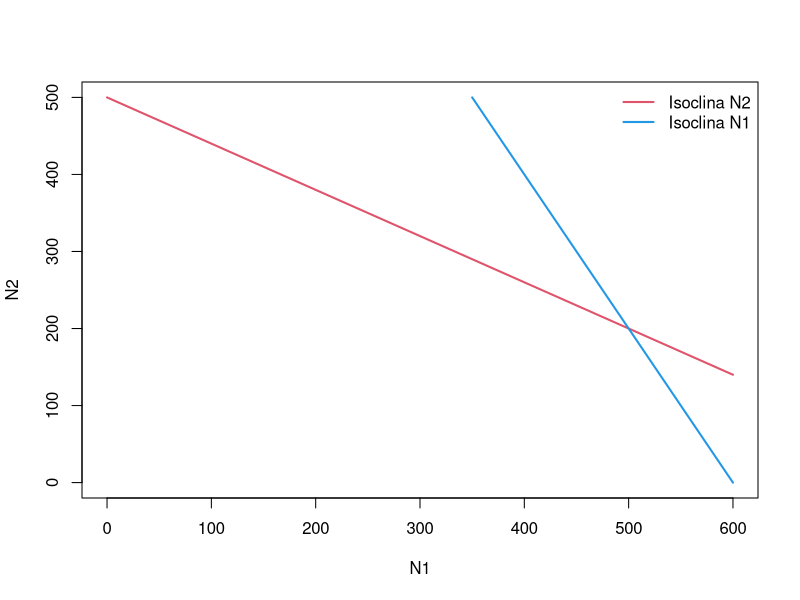
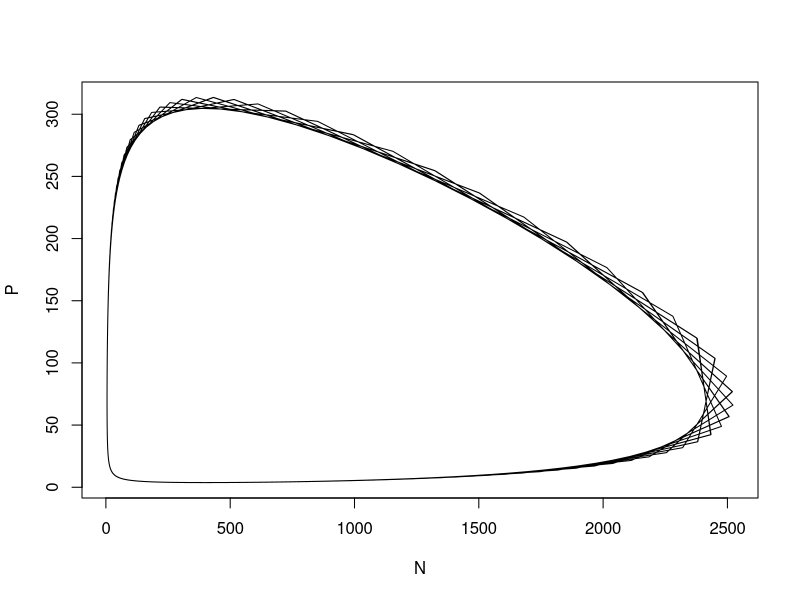
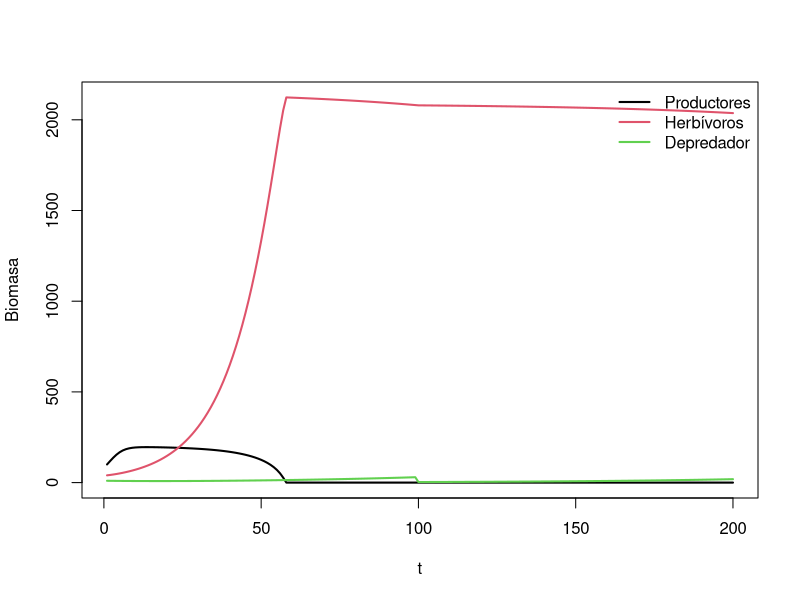
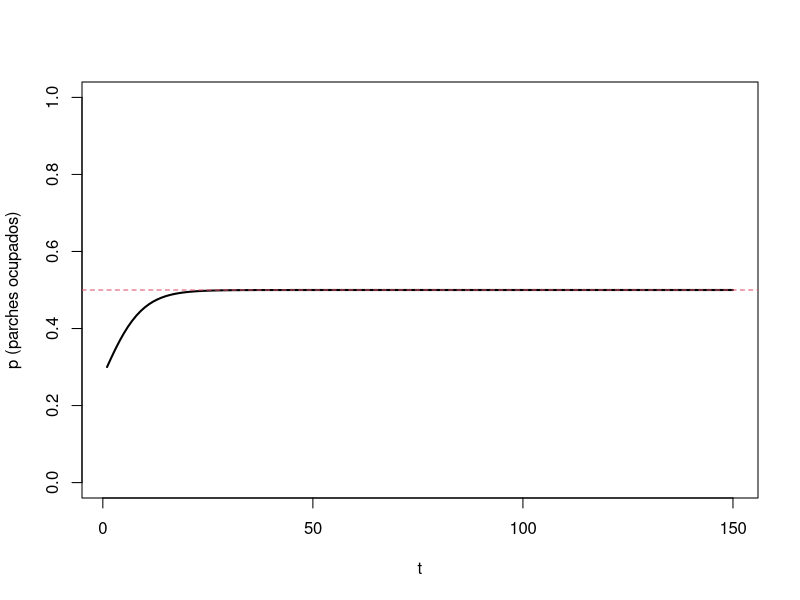

R code for these plots, in order:
## ---- chunk 1
# eval=FALSE  # activa para correr la demo
params <- list(r1=0.5, r2=0.4, K1=600, K2=500, a12=0.5, a21=0.6)
isoclinas <- function(p) {
  with(p, {
    n2 <- seq(0, K2, length.out=200)
    n1_iso <- pmax(0, K1 - a12*n2)
    n1 <- seq(0, K1, length.out=200)
    n2_iso <- pmax(0, K2 - a21*n1)
    plot(n1, n1*0, type='n', xlim=c(0,K1), ylim=c(0,K2),
         xlab='N1', ylab='N2')
    lines(n1, n2_iso, col=2, lwd=2)
    lines(n1_iso, n2, col=4, lwd=2)
    legend('topright', c('Isoclina N2','Isoclina N1'), col=c(2,4), lwd=2, bty='n')
  })
}
isoclinas(params)
## ---- chunk 2
# eval=FALSE
library(deSolve)
lv <- function(t, y, p) {
  N <- y[1]; P <- y[2]
  with(as.list(p), {
    dN <- r*N - a*N*P
    dP <- b*a*N*P - m*P
    list(c(dN, dP))
  })
}
p <- c(r=0.7, a=0.01, b=0.1, m=0.4)
y0 <- c(N=40, P=9)
tt <- seq(0, 200, by=0.5)
out <- as.data.frame(ode(y=y0, times=tt, func=lv, parms=p))
plot(out$N, out$P, type='l', xlab='N', ylab='P')
## ---- chunk 3
# eval=FALSE
t <- 1:200
P <- numeric(200); H <- P; A <- P
P[1] <- 100; H[1] <- 40; A[1] <- 10
for (i in 2:200) {
  P[i] <- max(0, P[i-1] + 0.4*P[i-1]*(1 - P[i-1]/200) - 0.02*H[i-1])
  H[i] <- max(0, H[i-1] + 0.1*H[i-1]*P[i-1]/(50+P[i-1]) - 0.05*A[i-1])
  A[i] <- max(0, A[i-1] + 0.08*A[i-1]*H[i-1]/(40+H[i-1]) - 0.06*A[i-1])
  if (i==100) A[i] <- A[i]*0.1  # remoción de depredador
}
matplot(t, cbind(P,H,A), type='l', lwd=2, lty=1, xlab='t', ylab='Biomasa')
legend('topright', c('Productores','Herbívoros','Depredador'), col=1:3, lwd=2, bty='n')
## ---- chunk 4
levins <- function(p0=0.3, c=0.4, e=0.2, tmax=150){
  p <- numeric(tmax); p[1] <- p0
  for (t in 2:tmax) {
    p[t] <- p[t-1] + c*p[t-1]*(1 - p[t-1]) - e*p[t-1]
    p[t] <- max(0, min(1, p[t]))  # opcional: mantener p en [0,1]
  }
  list(t = 1:tmax, p = p, pstar = 1 - e/c)
}

res <- levins(tmax = 150)
plot(res$t, res$p, type='l', lwd=2, ylim=c(0,1),
     xlab='t', ylab='p (parches ocupados)')
abline(h = res$pstar, lty=2, col=2)
